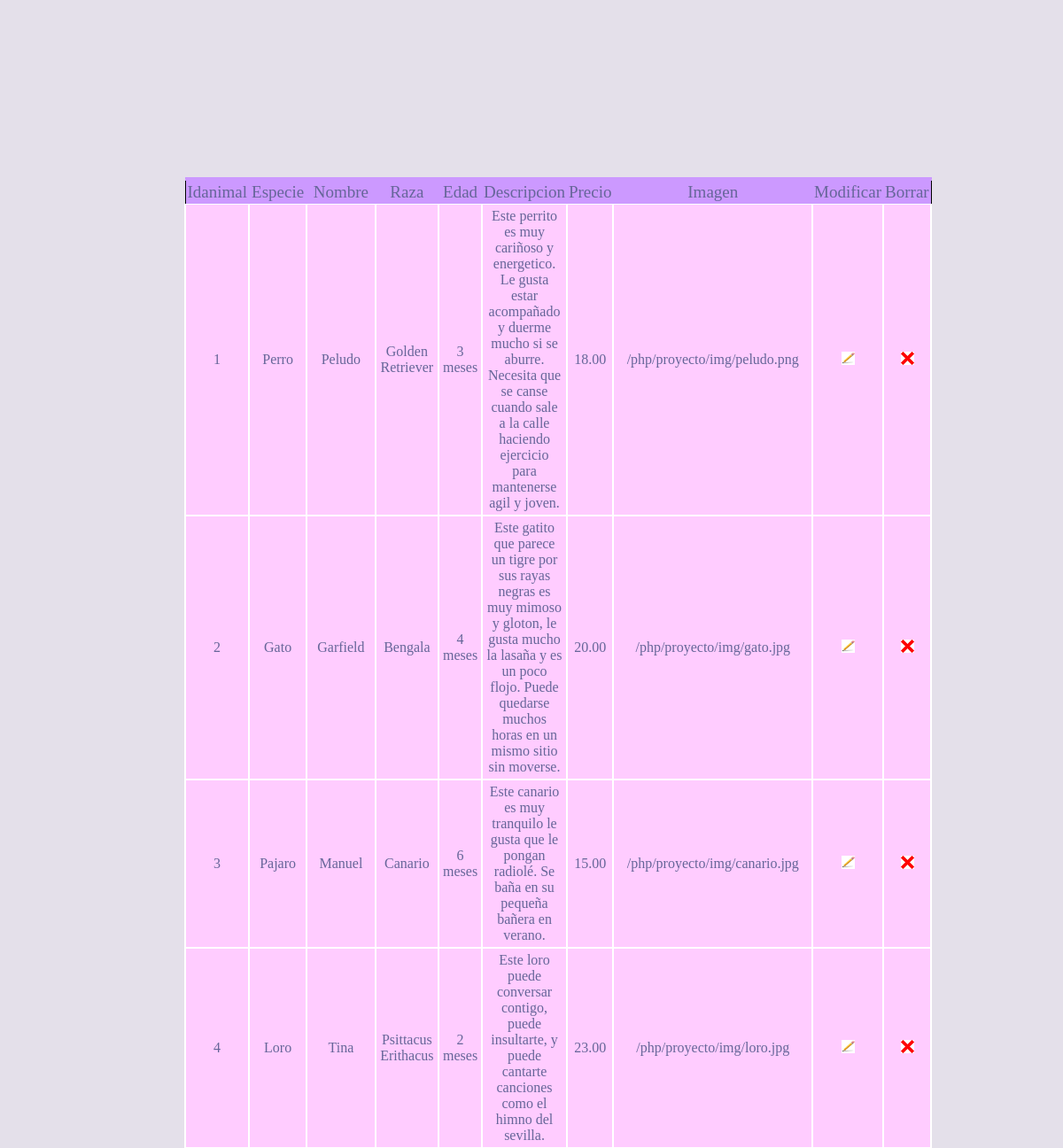
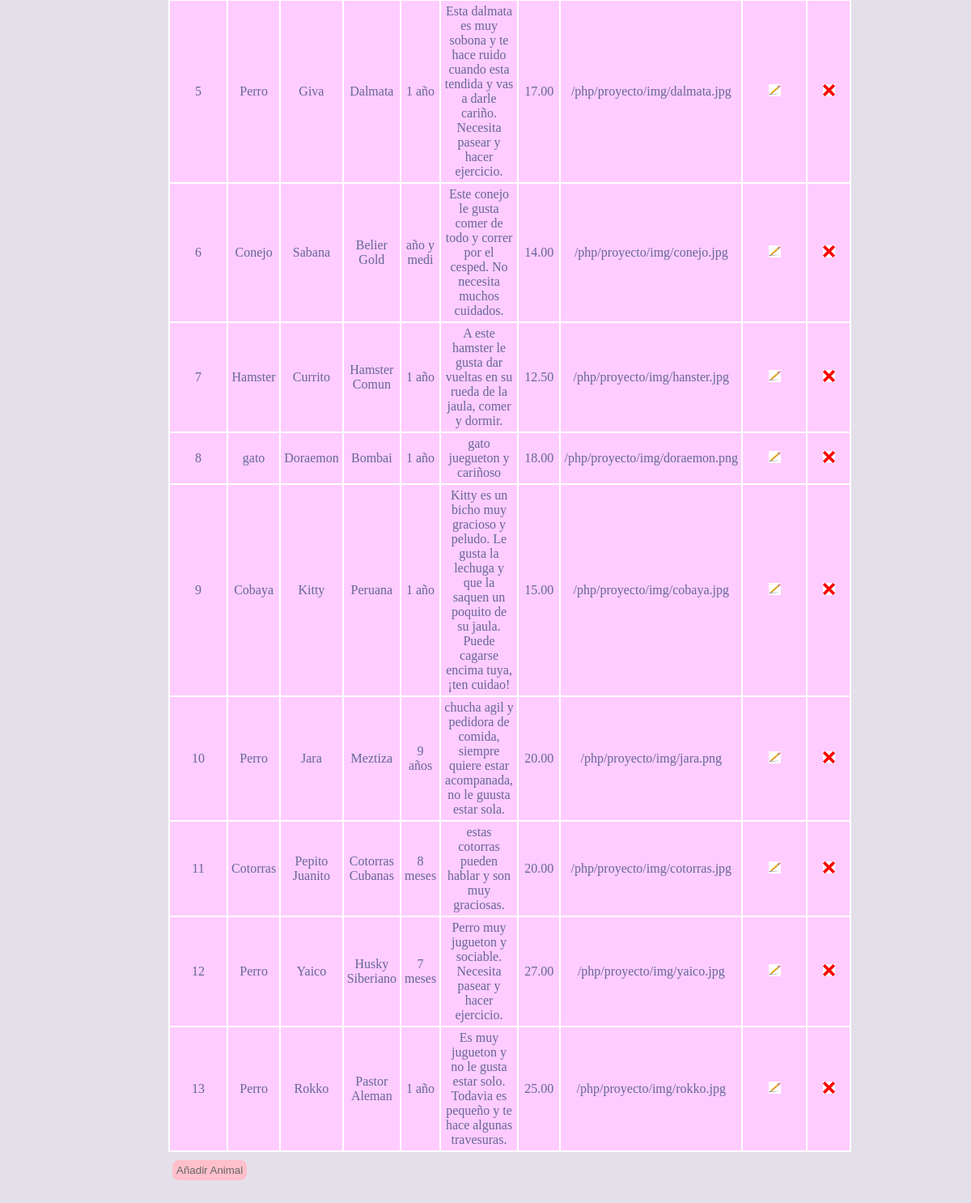
/PHP/adanimal.php, run on the app's committed database (2 pictures, top to bottom).
### tables this page shows
create table animal
(
    idanimal        int auto_increment not null,
    especie      	varchar(20),
    nombre	      	varchar(25),
    raza  			varchar(50),
    edad			varchar(10),
    descripcion		varchar(500),
    precio      	decimal(5,2),
    imagen			varchar(500),
    primary key(idanimal)
 );

### PHP/adanimal.php (the view, shortened to what this page needs)
<!DOCTYPE html>
<html lang="en">
  <head>
    <link rel="stylesheet" href="css/tablas.css">
  </head>
  <body>
    <?php
       include_once "conec.php";
      if ($result = $connection->query("SELECT * FROM animal;")) {
            if ($result){
            echo "<table style='border:1px solid black;'>";
            echo "<thead>";
            echo "<tr>";
            echo "<th>Idanimal</th>";
            echo "<th>Especie</th>";
            echo "<th>Nombre</th>";
            echo "<th>Raza</th>";
            echo "<th>Edad</th>";
            echo "<th>Descripcion</th>";
            echo "<th>Precio</th>";
            echo "<th>Imagen</th>";
            echo "<th>Modificar</th>";
            echo "<th>Borrar</th>";
            echo "</thead>";
          }
      ?>
      <?php
          while($obj = $result->fetch_object()) {
              echo "<tr>";
              echo "<td>".$obj->idanimal."</td>";
              echo "<td>".$obj->especie."</td>";
              echo "<td>".$obj->nombre."</td>";
              echo "<td>".$obj->raza."</td>";
              echo "<td>".$obj->edad."</td>";
              echo "<td>".$obj->descripcion."</td>";
              echo "<td>".$obj->precio."</td>";
              echo "<td>".$obj->imagen."</td>";
              echo "<td><a href='editaranimal.php?id=".$obj->idanimal."'><img src='img/modificar.jpg' width='15px'height='15px'/></a></td>";
              echo "<td><a href='borraranimal.php?id=".$obj->idanimal."'><img src='img/borrar.png' width='15px' height='15px'/></a></td>";
              echo "</tr>";
          }
      }
    ?>
  </table>
  <input type="button" onclick=" location.href='/php/proyecto/agregaranimal.php' " value="Añadir Animal" style=cursor:pointer; name="boton" />
  </body>
</html>

### PHP/css/tablas.css (style rules this page uses)
table { text-align: center; border-collapse: collapse; font-size: 16px; margin: 200px; }
th { font-size: 19px; font-weight: normal; padding: 2px; background: #c9f; border-top: 4px solid #c9f; border-bottom: 1px solid #fff; color: #669; }
td { padding: 4px; background: #fcf; border: 2px solid #fff; color: #669; border-top: 1px }
body { background: #e4e0ea; }
input[type="button"] { position: relative; left: 205px; top: -190px; border-radius: 8px; background: pink; padding: 5px 5px; border: none; color: #666; }

### data on the page
animal: idanimal "1", especie "Perro", nombre "Peludo", raza "Golden Retriever", edad "3 meses", descripcion "Este perrito es muy cariñoso y energetico. Le gusta estar acompañado y duerme mucho si se aburre. Necesita que se canse cuando sale a la calle haciendo ejercicio para mantenerse agil y joven.", precio "18.00", imagen "/php/proyecto/img/peludo.png"
animal: idanimal "2", especie "Gato", nombre "Garfield", raza "Bengala", edad "4 meses", descripcion "Este gatito que parece un tigre por sus rayas negras es muy mimoso y gloton, le gusta mucho la lasaña y es un poco flojo. Puede quedarse muchos horas en un mismo sitio sin moverse.", precio "20.00", imagen "/php/proyecto/img/gato.jpg"
animal: idanimal "3", especie "Pajaro", nombre "Manuel", raza "Canario", edad "6 meses", descripcion "Este canario es muy tranquilo le gusta que le pongan radiolé. Se baña en su pequeña bañera en verano.", precio "15.00", imagen "/php/proyecto/img/canario.jpg"
animal: idanimal "4", especie "Loro", nombre "Tina", raza "Psittacus Erithacus", edad "2 meses", descripcion "Este loro puede conversar contigo, puede insultarte, y puede cantarte canciones como el himno del sevilla.", precio "23.00", imagen "/php/proyecto/img/loro.jpg"
animal: idanimal "5", especie "Perro", nombre "Giva", raza "Dalmata", edad "1 año", descripcion "Esta dalmata es muy sobona y te hace ruido cuando esta tendida y vas a darle cariño. Necesita pasear y hacer ejercicio.", precio "17.00", imagen "/php/proyecto/img/dalmata.jpg"
animal: idanimal "6", especie "Conejo", nombre "Sabana", raza "Belier Gold", edad "año y medi", descripcion "Este conejo le gusta comer de todo y correr por el cesped. No necesita muchos cuidados.", precio "14.00", imagen "/php/proyecto/img/conejo.jpg"
animal: idanimal "7", especie "Hamster", nombre "Currito", raza "Hamster Comun", edad "1 año", descripcion "A este hamster le gusta dar vueltas en su rueda de la jaula, comer y dormir.", precio "12.50", imagen "/php/proyecto/img/hanster.jpg"
animal: idanimal "8", especie "gato", nombre "Doraemon", raza "Bombai", edad "1 año", descripcion "gato juegueton y cariñoso", precio "18.00", imagen "/php/proyecto/img/doraemon.png"
animal: idanimal "9", especie "Cobaya", nombre "Kitty", raza "Peruana", edad "1 año", descripcion "Kitty es un bicho muy gracioso y peludo. Le gusta la lechuga y que la saquen un poquito de su jaula. Puede cagarse encima tuya, ¡ten cuidao!", precio "15.00", imagen "/php/proyecto/img/cobaya.jpg"
animal: idanimal "10", especie "Perro", nombre "Jara", raza "Meztiza", edad "9 años", descripcion "chucha agil y pedidora de comida, siempre quiere estar acompanada, no le guusta estar sola.", precio "20.00", imagen "/php/proyecto/img/jara.png"
animal: idanimal "11", especie "Cotorras", nombre "Pepito Juanito", raza "Cotorras Cubanas", edad "8 meses", descripcion "estas cotorras pueden hablar y son muy graciosas.", precio "20.00", imagen "/php/proyecto/img/cotorras.jpg"
animal: idanimal "12", especie "Perro", nombre "Yaico", raza "Husky Siberiano", edad "7 meses", descripcion "Perro muy jugueton y sociable. Necesita pasear y hacer ejercicio.", precio "27.00", imagen "/php/proyecto/img/yaico.jpg"
animal: idanimal "13", especie "Perro", nombre "Rokko", raza "Pastor Aleman", edad "1 año", descripcion "Es muy jugueton y no le gusta estar solo. Todavia es pequeño y te hace algunas travesuras.", precio "25.00", imagen "/php/proyecto/img/rokko.jpg"
